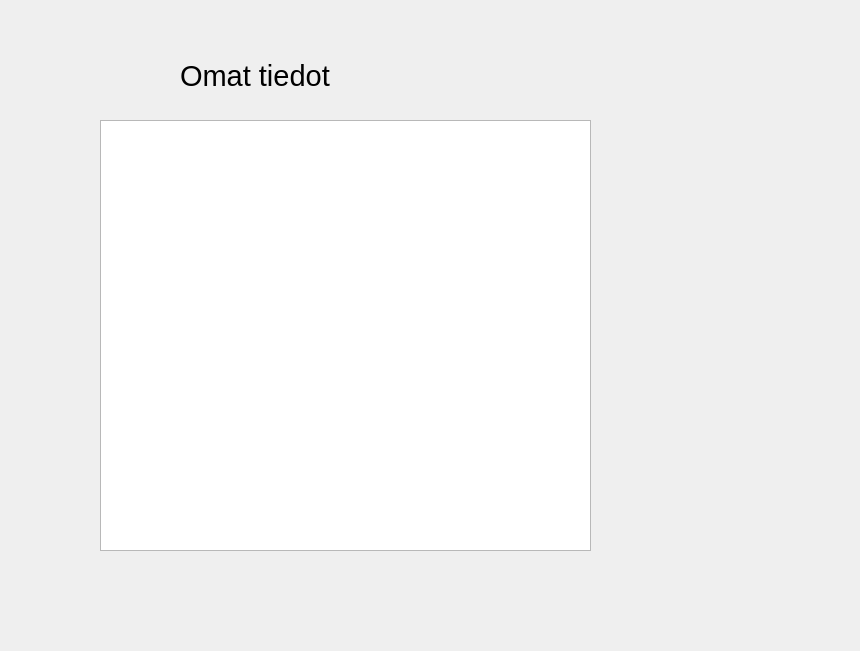
<?xml version="1.0" encoding="UTF-8"?>
<ui version="4.0">
 <class>MyData</class>
 <widget class="QDialog" name="MyData">
  <property name="geometry">
   <rect>
    <x>0</x>
    <y>0</y>
    <width>860</width>
    <height>651</height>
   </rect>
  </property>
  <property name="windowTitle">
   <string>Dialog</string>
  </property>
  <widget class="QTextEdit" name="textData">
   <property name="geometry">
    <rect>
     <x>100</x>
     <y>120</y>
     <width>491</width>
     <height>431</height>
    </rect>
   </property>
   <property name="font">
    <font>
     <pointsize>16</pointsize>
    </font>
   </property>
  </widget>
  <widget class="QLabel" name="label">
   <property name="geometry">
    <rect>
     <x>180</x>
     <y>50</y>
     <width>311</width>
     <height>51</height>
    </rect>
   </property>
   <property name="font">
    <font>
     <pointsize>22</pointsize>
    </font>
   </property>
   <property name="text">
    <string>Omat tiedot</string>
   </property>
  </widget>
 </widget>
 <resources/>
 <connections/>
</ui>
